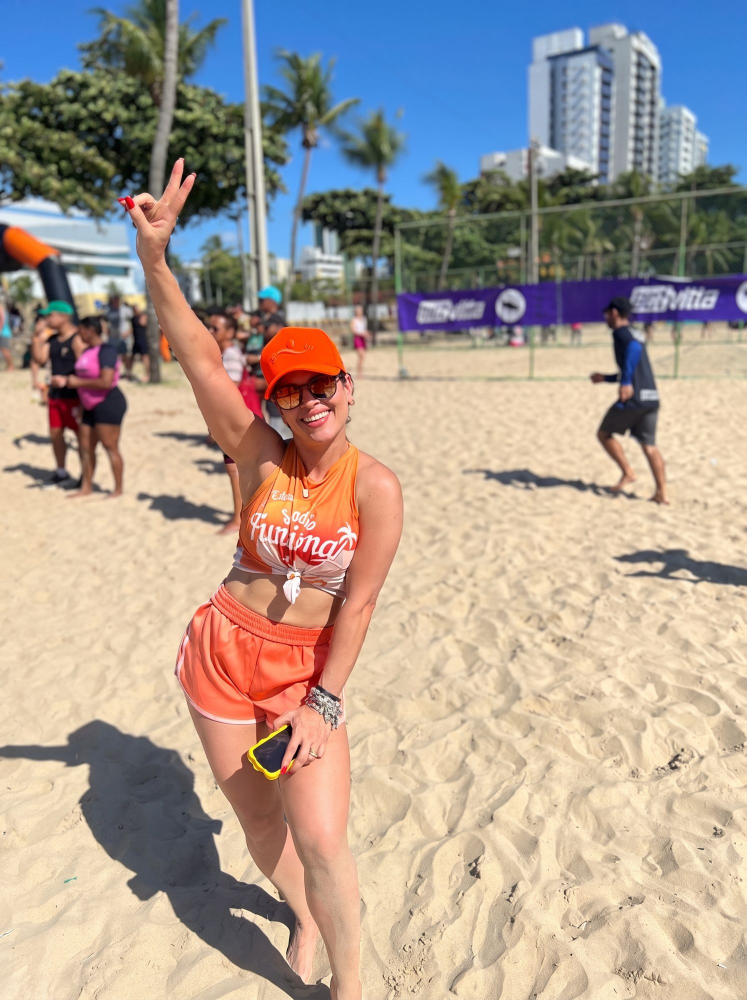
#> input picture video/sabadao-funcional/project/assets/src/foto_mulher.jpg, 1493 x 2000 px (shown at 1/2 size)
$ python build_woman.py
#> lines starting #> are read from the running program, lines starting #| are printed output that depends on the picture; after the words box and inside, x2 and y2 are one past the last pixel; in counts of white or black regions, pixels touching at a corner belong together
"""Cut-out + clean plate of the woman photo for the "sun portal" glance (v2).

1. Matte: ISNet (the ONNX model shipped inside the npm package
   @imgly/background-removal-node, run offline with onnxruntime), inferred in
   overlapping tiles near native resolution so fingers, nails, cap and hair
   keep their edges. The matte is cached as assets/src/foto_mulher_matte.png,
   so later builds do not need the model.
2. Edge clean-up: soft edge choked ~0.5 px, colours decontaminated
   (blur-fusion foreground estimation) and edge pixels re-coloured from the
   solid interior, so no background colour (sand, a red shirt behind the
   arm) leaves a rim.
3. Light warm grade (skin tones kept) + discreet unsharp mask.
4. Clean plate: the woman region filled from its surroundings (pyramid
   normalised convolution) and softened, used as the beach inside the circle.

Usage: python3 tools/build_woman.py [--model path/to/medium.onnx]
"""
import argparse
import json
from pathlib import Path

import numpy as np
from PIL import Image, ImageFilter
from scipy import ndimage

ROOT = Path(__file__).resolve().parent.parent
SRC = ROOT / "project" / "assets" / "src"
OUT = ROOT / "project" / "assets" / "layers"
PHOTO = SRC / "foto_mulher.jpg"
MATTE = SRC / "foto_mulher_matte.png"

# overlapping tiles (x0, y0, x1, y1) over the figure, ~native resolution
TILES = [(130, 260, 930, 1060), (150, 700, 950, 1500), (150, 1200, 950, 2000)]


def matte_from_model(im, model):
    import onnxruntime as ort
    sess = ort.InferenceSession(str(model))

    def run(img):
        x = np.array(img.resize((1024, 1024), Image.BICUBIC)).astype(np.float32) / 255
        x = (x - 0.5).transpose(2, 0, 1)[None]
        return np.clip(sess.run(["output"], {"input": x})[0][0, 0], 0, 1)

    W, H = im.size
    full = run(im)
    full = np.array(Image.fromarray((full * 255).astype(np.uint8)).resize((W, H), Image.BICUBIC)) / 255.0
    acc, wsum = np.zeros((H, W)), np.zeros((H, W))
    for x0, y0, x1, y1 in TILES:
        o = run(im.crop((x0, y0, x1, y1)))
        o = np.array(Image.fromarray((o * 255).astype(np.uint8)).resize((x1 - x0, y1 - y0), Image.BICUBIC)) / 255.0
        wy = np.minimum(np.arange(y1 - y0), np.arange(y1 - y0)[::-1])[:, None]
        wx = np.minimum(np.arange(x1 - x0), np.arange(x1 - x0)[::-1])[None, :]
        w = np.clip(np.minimum(wy, wx) / 60, 0.01, 1)
        acc[y0:y1, x0:x1] += o * w
        wsum[y0:y1, x0:x1] += w
    return np.where(wsum > 0, acc / np.maximum(wsum, 1e-6), full)


def clean_matte(a):
    a = np.clip((a - 0.03) / 0.94, 0, 1)            # kill faint haze
    lab, n = ndimage.label(a > 0.5)
    if n > 1:                                       # keep the figure only
        sizes = ndimage.sum(np.ones_like(a), lab, range(1, n + 1))
        keep = lab == (1 + int(np.argmax(sizes)))
        keep = ndimage.binary_dilation(keep, iterations=6)
        a = a * keep
    return a


def blur_fusion_fg(img, a, radii=(90, 7)):
    """Approximate fast foreground colour estimation (Forte & Pitie 2021)."""
    F = img.copy()
    B = img.copy()
    A = a[..., None]
    for r in radii:
        size = 2 * r + 1
        bl = lambda x: ndimage.uniform_filter(x, size=(size, size, 1) if x.ndim == 3 else size)
        ba = bl(a)[..., None]
        bF = bl(F * A) / (ba + 1e-5)
        bB = bl(B * (1 - A)) / (bl(1 - a)[..., None] + 1e-5)
        F = bF + A * (img - A * bF - (1 - A) * bB)
        F = np.clip(F, 0, 1)
        B = bB
    return F


def edge_colour_from_interior(F, a, sigma=2.5):
    """Edge pixels take the colour of the nearby solid interior (no bleed)."""
    solid = (a > 0.97).astype(float)
    w = ndimage.gaussian_filter(solid, sigma)
    c = np.stack([ndimage.gaussian_filter(F[..., i] * solid, sigma) for i in range(3)], -1)
    inner = c / np.maximum(w, 1e-6)[..., None]
    k = np.clip((0.97 - a) / 0.6, 0, 1)[..., None] * (w > 0.02)[..., None]
    return F * (1 - k) + inner * k


def warm_grade(rgb):
    g = rgb * np.array([1.035, 1.0, 0.94])        # gentle warmth, skin stays natural
    lum = g.mean(2, keepdims=True)
    g = lum + (g - lum) * 1.06                      # touch of vibrance
    g = (g - 0.5) * 1.04 + 0.5                       # touch of contrast
    return np.clip(g, 0, 1)


def fill_plate(rgb, hole):
    """Fill `hole` from surrounding pixels with a normalised-convolution pyramid."""
    known = (~hole).astype(float)
    out = rgb.copy()
    est = np.zeros_like(rgb)
    filled = np.zeros(hole.shape, bool)
    for sigma in (4, 10, 24, 60, 140):
        w = ndimage.gaussian_filter(known, sigma)
        c = np.stack([ndimage.gaussian_filter(rgb[..., i] * known, sigma) for i in range(3)], -1)
        ok = (w > 0.02) & hole & ~filled
        est[ok] = (c / np.maximum(w, 1e-6)[..., None])[ok]
        filled |= ok
    out[hole] = est[hole]
    return out


def main():
    ap = argparse.ArgumentParser()
    ap.add_argument("--model", help="ISNet ONNX (only needed if the cached matte is missing)")
    a = ap.parse_args()
    im = Image.open(PHOTO).convert("RGB")
#> im is the input picture: PIL image 1493x2000 RGB; mean R, G, B 171.2, 157.5, 147
    W, H = im.size
#> W = 1493; H = 2000
    if a.model:
        alpha = matte_from_model(im, a.model)
        Image.fromarray((alpha * 255).astype(np.uint8)).save(MATTE)
    alpha = np.array(Image.open(MATTE)).astype(float) / 255
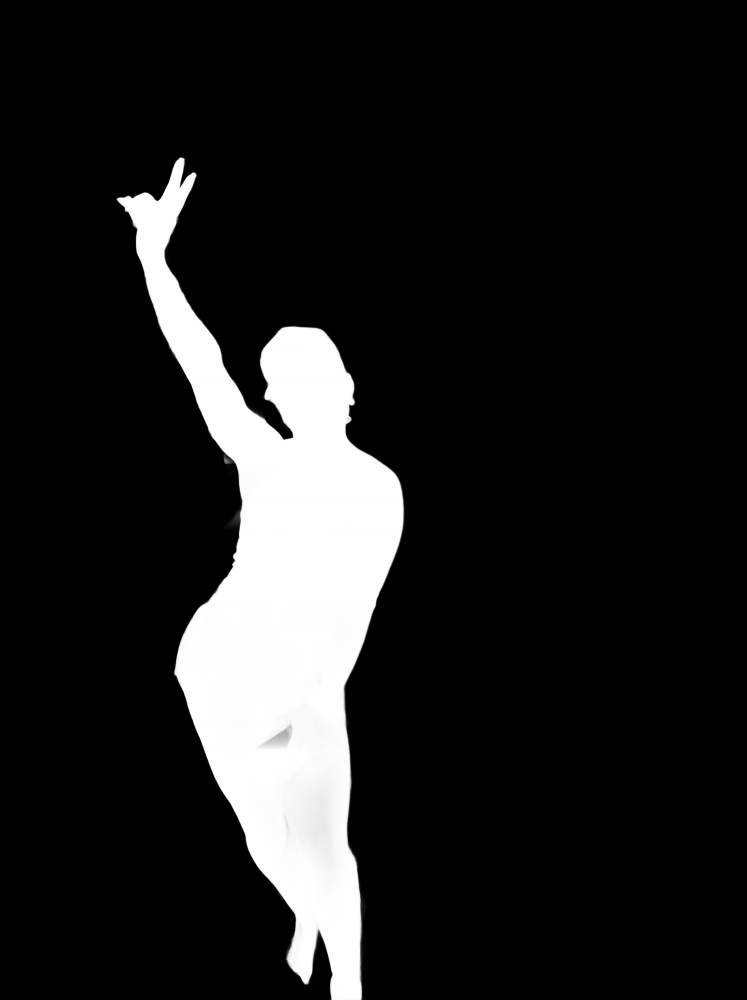
#> input picture video/sabadao-funcional/project/assets/src/foto_mulher_matte.png, 1493 x 2000 px (shown at 1/2 size)
    alpha = clean_matte(alpha)
#> in clean_matte, `lab, n = ndimage.label(a > 0.5)`:
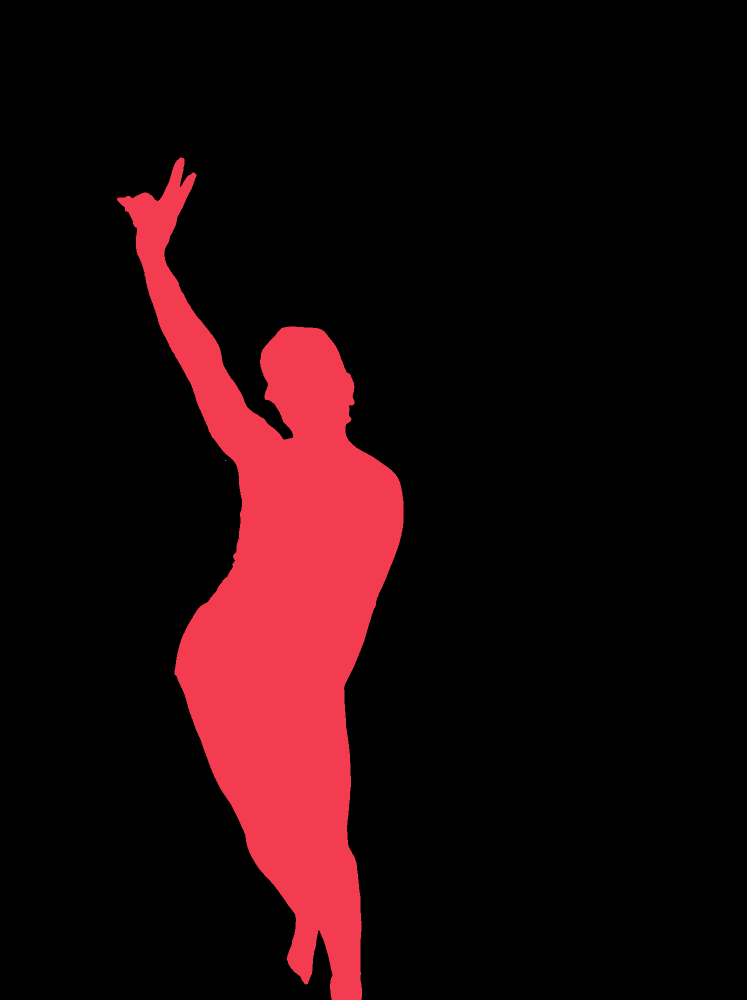
#> lab: shape (2000, 1493) int32 (shown at 1/2 size); 4 distinct labels, from 0 to 3; one colour per label, 0 black
#> in clean_matte, `lab, n = ndimage.label(a > 0.5)`: n = 3
#> in clean_matte, `sizes = ndimage.sum(np.ones_like(a), lab, range(1, n + 1))`: sizes = [368976, 2, 1]
#> in clean_matte, `keep = lab == (1 + int(np.argmax(sizes)))`: keep: shape (2000, 1493) bool; 12.4% white; 1 white region, box (x1, y1, x2, y2) and area: (234, 315, 808, 2000) 368976
#> in clean_matte, `keep = ndimage.binary_dilation(keep, iterations=6)`:
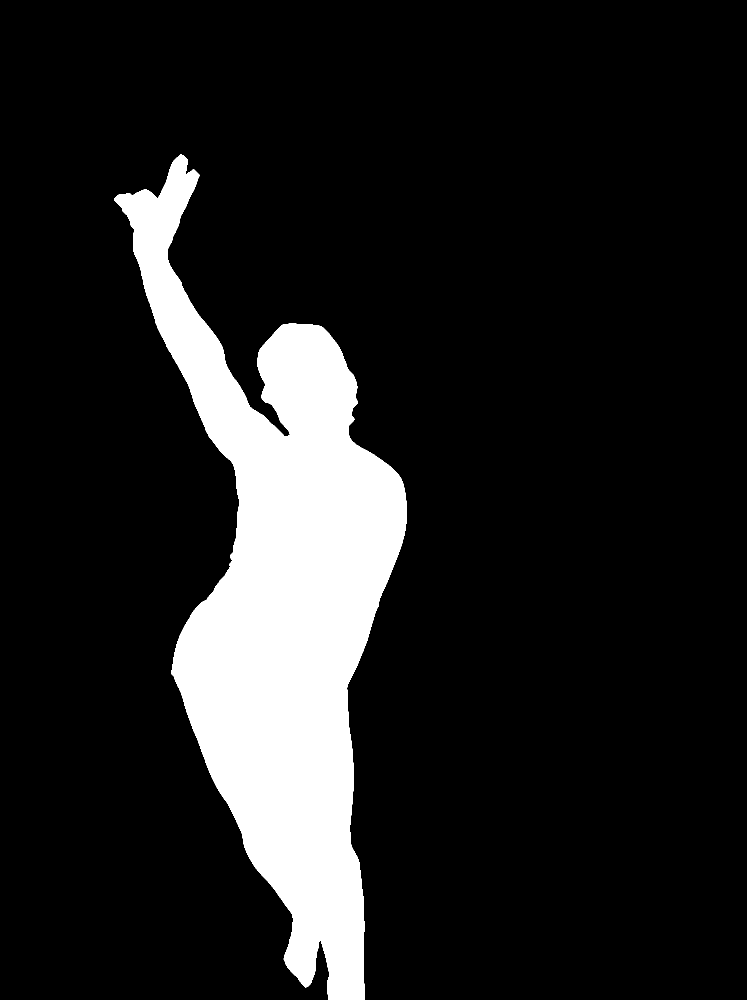
#> keep: shape (2000, 1493) bool (shown at 1/2 size); 13.2% white; 1 white region, box (x1, y1, x2, y2) and area: (228, 309, 814, 2000) 395002
    # the pink/red shirt of a passer-by shows through the gap between the
    # raised arm and the shoulder: key it out locally (cap/nails are outside
    # this box and have no blue component anyway)
    src = np.array(im).astype(int)
    bx0, by0, bx1, by1 = 450, 795, 540, 895
    reg = src[by0:by1, bx0:bx1]
    key = (reg[..., 0] > 140) & (reg[..., 1] < 95) & (reg[..., 2] > 38) & (reg[..., 0] - reg[..., 1] > 90)
#> key: shape (100, 90) bool; 10.6% white; 2 white regions (1 under 20 px), largest, box (x1, y1, x2, y2) and area: (36, 0, 77, 42) 940
    key &= alpha[by0:by1, bx0:bx1] < 0.85        # only where the matte was unsure
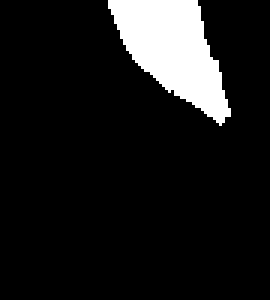
#> key: shape (100, 90) bool (shown 3 times larger); 10.3% white; 1 white region, box (x1, y1, x2, y2) and area: (36, 0, 77, 42) 930
    key = ndimage.binary_dilation(key, iterations=2) & (alpha[by0:by1, bx0:bx1] < 0.97)
#> key: shape (100, 90) bool; 11.7% white; 1 white region, box (x1, y1, x2, y2) and area: (35, 0, 79, 43) 1057
    alpha[by0:by1, bx0:bx1] = np.where(key, 0, alpha[by0:by1, bx0:bx1])
    alpha[by0:by1, bx0:bx1] = ndimage.gaussian_filter(alpha[by0:by1, bx0:bx1], 0.6)

    sharp = im.filter(ImageFilter.UnsharpMask(radius=1.2, percent=40, threshold=2))
    rgb = np.array(sharp).astype(float) / 255
    # choke the soft edge ~0.5 px so no background rim survives
    alpha = np.clip((alpha - 0.18) / 0.8, 0, 1)
    fg = blur_fusion_fg(rgb, alpha)
    fg = warm_grade(edge_colour_from_interior(fg, alpha))
#> in edge_colour_from_interior, `solid = (a > 0.97).astype(float)`: solid: shape (2000, 1493) float64; values 0 (black) and 1 (white), 12% white; 5 white regions (4 under 20 px), largest, box (x1, y1, x2, y2) and area: (235, 316, 806, 2000) 358638
    # cut-out cropped to its bounding box
    ys, xs = np.where(alpha > 0.01)
    x0, y0, x1, y1 = max(0, xs.min() - 4), max(0, ys.min() - 4), min(W, xs.max() + 5), min(H, ys.max() + 5)
#> x0 = 229; y0 = 311; x1 = 812; y1 = 2000
    rgba = np.dstack([fg, alpha])[y0:y1, x0:x1]
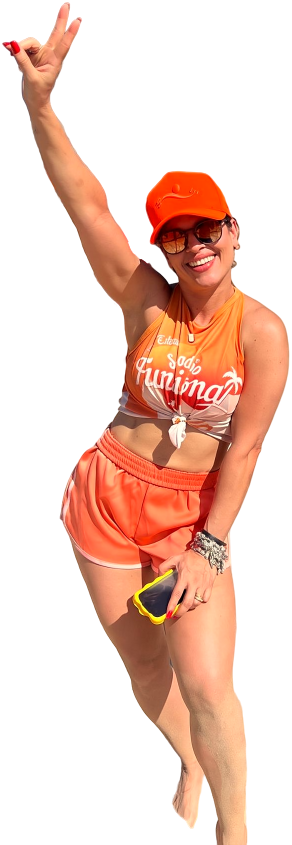
#> rgba: shape (1689, 583, 4) float64 (shown at 1/2 size); mean R, G, B, A 0.349, 0.205, 0.148, 0.373; transparent parts drawn white
    Image.fromarray((rgba * 255).round().astype(np.uint8), "RGBA").save(OUT / "woman_cut.png", optimize=True)

    # clean plate (beach behind her): fill the dilated figure, soften for depth
    hole = ndimage.binary_dilation(alpha > 0.05, iterations=18)
#> hole: shape (2000, 1493) bool; 15% white; 1 white region, box (x1, y1, x2, y2) and area: (215, 297, 826, 2000) 448657
    plate = fill_plate(np.array(im).astype(float) / 255, hole)
#> after the loop in fill_plate, `for sigma in (4, 10, 24, 60, 140):`:
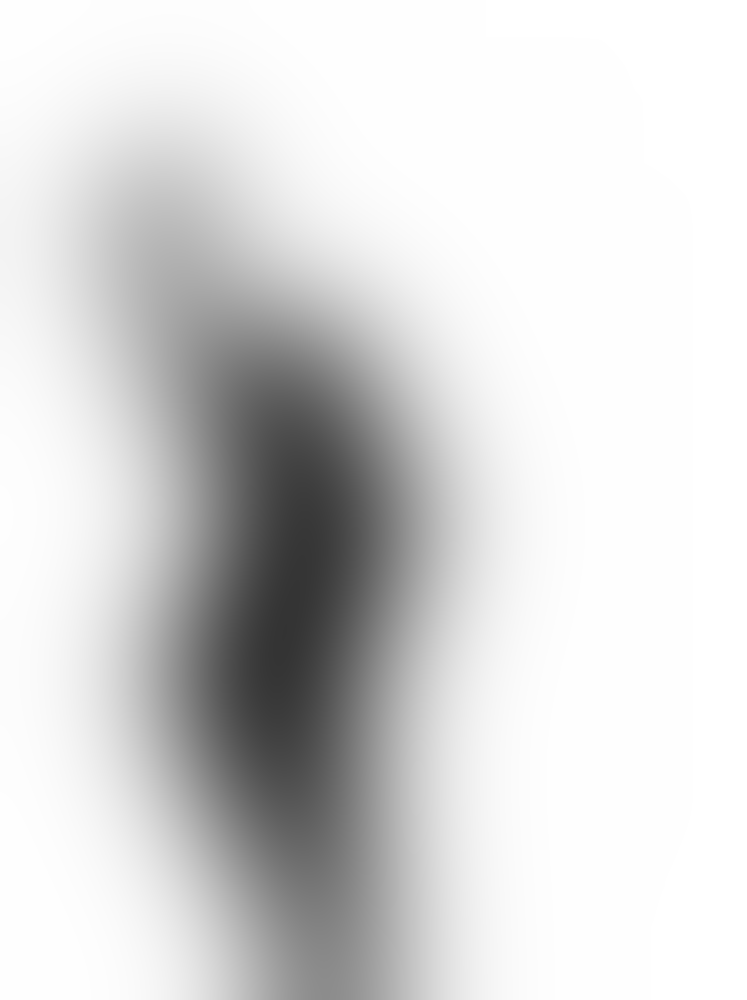
#> w: shape (2000, 1493) float64 (shown at 1/2 size); min 0.204, max 1, mean 0.85
    plate = warm_grade(plate)
#> in warm_grade (call 2), `lum = g.mean(2, keepdims=True)`:
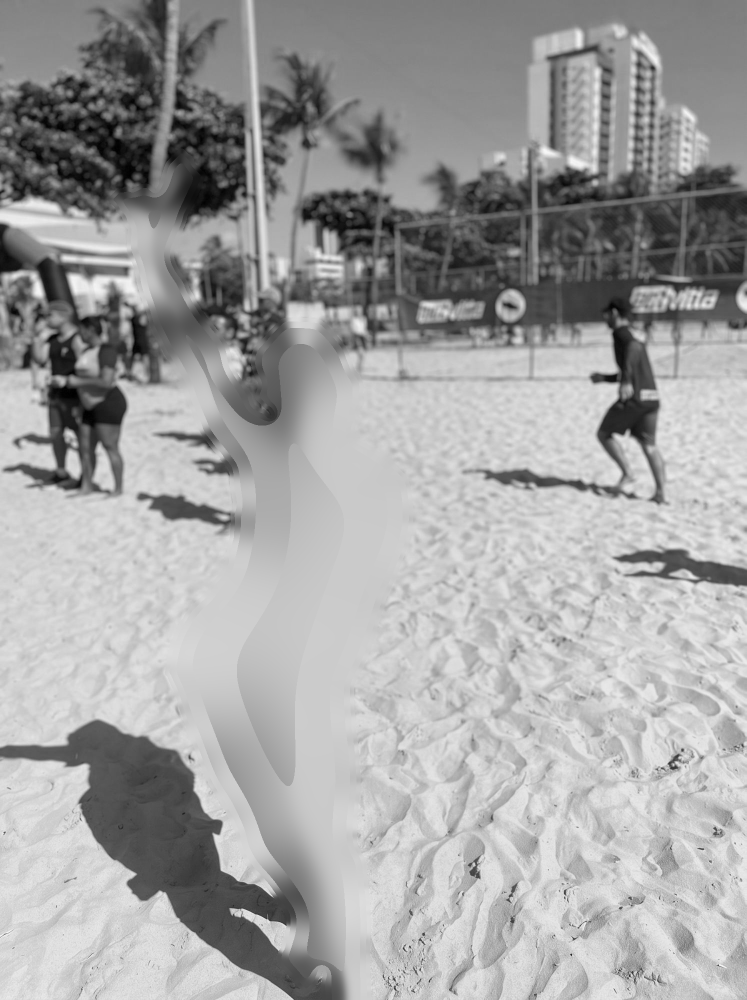
#> lum: shape (2000, 1493, 1) float64 (shown at 1/2 size); min 0, max 0.979, mean 0.636
    pl = Image.fromarray((plate * 255).astype(np.uint8)).filter(ImageFilter.GaussianBlur(3))
    pl.save(OUT / "woman_plate.jpg", quality=92)

    meta = {
        "w": W, "h": H, "cut": {"src": "woman_cut.png", "x": int(x0), "y": int(y0)},
        "plate": "woman_plate.jpg",
        # landmarks in photo px (for layout)
        "face": [622, 790], "hand": [310, 390], "horizon": 700,
    }
    (ROOT / "project" / "assets" / "woman.js").write_text("window.WOMAN=" + json.dumps(meta) + ";\n")
    print(json.dumps(meta))
#| {"w": 1493, "h": 2000, "cut": {"src": "woman_cut.png", "x": 229, "y": 311}, "plate": "woman_plate.jpg", "face": [622, 790], "hand": [310, 390], "horizon": 700}


if __name__ == "__main__":
    main()
